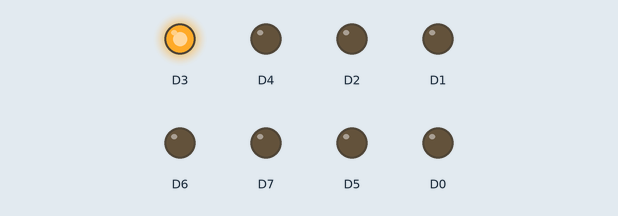
The sketch below on a simulated ESP8266 (NodeMCU). Parts: output pins drawn as LEDs (lit = HIGH). Random numbers use the default seed unless the sketch sets one.

Above: at 0.25 s.
At 5.45 s:
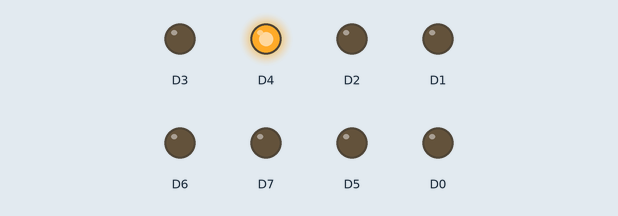
At 9.05 s:
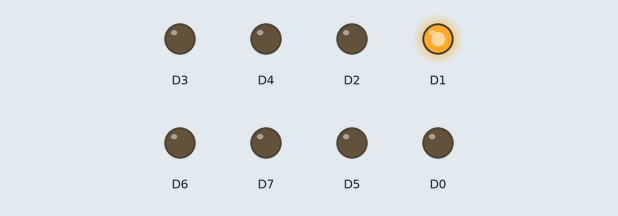
At 18.05 s:
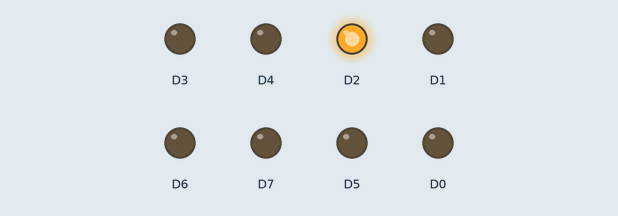
At 35.8 s:
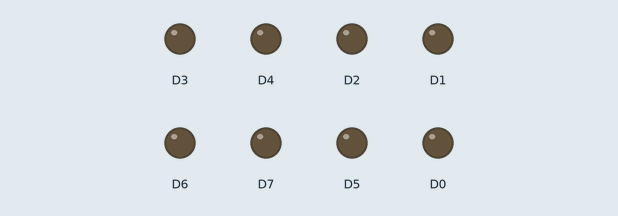
Timing chart, 0 to 40.0 s (numbered marks = the images above):
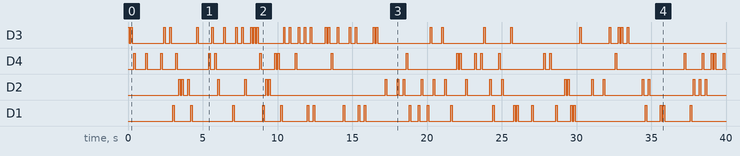

The sketch:

LED.ino
```cpp
void setup() {
  // put your setup code here, to run once:
  pinMode(D0,OUTPUT);
  pinMode(D1,OUTPUT);
  pinMode(D2,OUTPUT);
  pinMode(D3,OUTPUT);
  pinMode(D4,OUTPUT);
  pinMode(D5,OUTPUT);
  pinMode(D6,OUTPUT);
  pinMode(D7,OUTPUT);
}

void loop() {
  // put your main code here, to run repeatedly:
  func(randomF());
}

void func(int a) {
  digitalWrite(a,HIGH);
  delay(100);
  digitalWrite(a,LOW);
  delay(100 );
}

int randomF(){
  return random(0,7);
}
```

Measured:
- by itself, D3: LOW → HIGH at 0.00 s, → LOW 0.10 s later, → HIGH 0.10 s later, → LOW 0.10 s later, … (66 changes in this stretch)
- by itself, D4: LOW → HIGH at 0.40 s, → LOW 0.10 s later, → HIGH 0.70 s later, → LOW 0.10 s later, … (50 changes in this stretch)
- by itself, D2: LOW → HIGH at 3.4 s, → LOW 0.10 s later, → HIGH 0.10 s later, → LOW 0.10 s later, … (50 changes in this stretch)
- by itself, D1: LOW → HIGH at 3.0 s, → LOW 0.10 s later, → HIGH 1.1 s later, → LOW 0.10 s later, … (50 changes in this stretch)
